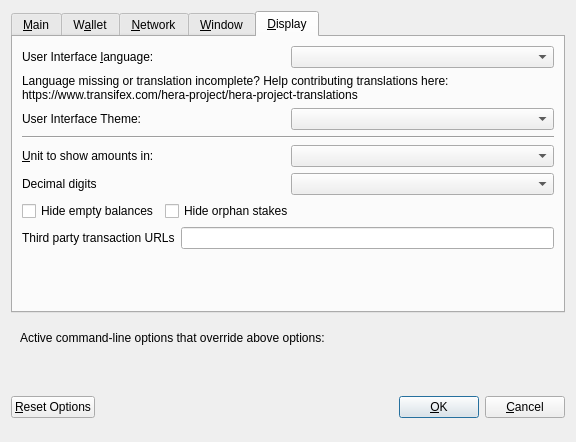
<?xml version="1.0" encoding="UTF-8"?>
<ui version="4.0">
 <class>OptionsDialog</class>
 <widget class="QDialog" name="OptionsDialog">
  <property name="geometry">
   <rect>
    <x>0</x>
    <y>0</y>
    <width>576</width>
    <height>442</height>
   </rect>
  </property>
  <property name="windowTitle">
   <string>Options</string>
  </property>
  <property name="modal">
   <bool>true</bool>
  </property>
  <layout class="QVBoxLayout" name="verticalLayout">
   <item>
    <widget class="QTabWidget" name="tabWidget">
     <property name="currentIndex">
      <number>4</number>
     </property>
     <widget class="QWidget" name="tabMain">
      <attribute name="title">
       <string>&amp;Main</string>
      </attribute>
      <layout class="QVBoxLayout" name="verticalLayout_Main">
       <item>
        <widget class="QCheckBox" name="bitcoinAtStartup">
         <property name="toolTip">
          <string>Automatically start hera after logging in to the system.</string>
         </property>
         <property name="text">
          <string>&amp;Start hera on system login</string>
         </property>
        </widget>
       </item>
       <item>
        <layout class="QHBoxLayout" name="horizontalLayout_2_Main">
         <item>
          <widget class="QLabel" name="databaseCacheLabel">
           <property name="text">
            <string>Size of &amp;database cache</string>
           </property>
           <property name="textFormat">
            <enum>Qt::PlainText</enum>
           </property>
           <property name="buddy">
            <cstring>databaseCache</cstring>
           </property>
          </widget>
         </item>
         <item>
          <widget class="QSpinBox" name="databaseCache"/>
         </item>
         <item>
          <widget class="QLabel" name="databaseCacheUnitLabel">
           <property name="text">
            <string>MB</string>
           </property>
           <property name="textFormat">
            <enum>Qt::PlainText</enum>
           </property>
          </widget>
         </item>
         <item>
          <spacer name="horizontalSpacer_2_Main">
           <property name="orientation">
            <enum>Qt::Horizontal</enum>
           </property>
           <property name="sizeHint" stdset="0">
            <size>
             <width>40</width>
             <height>20</height>
            </size>
           </property>
          </spacer>
         </item>
        </layout>
       </item>
       <item>
        <layout class="QHBoxLayout" name="horizontalLayout_3_Main">
         <item>
          <widget class="QLabel" name="threadsScriptVerifLabel">
           <property name="text">
            <string>Number of script &amp;verification threads</string>
           </property>
           <property name="textFormat">
            <enum>Qt::PlainText</enum>
           </property>
           <property name="buddy">
            <cstring>threadsScriptVerif</cstring>
           </property>
          </widget>
         </item>
         <item>
          <widget class="QSpinBox" name="threadsScriptVerif">
           <property name="toolTip">
            <string>(0 = auto, &lt;0 = leave that many cores free)</string>
           </property>
          </widget>
         </item>
         <item>
          <spacer name="horizontalSpacer_3_Main">
           <property name="orientation">
            <enum>Qt::Horizontal</enum>
           </property>
           <property name="sizeHint" stdset="0">
            <size>
             <width>40</width>
             <height>20</height>
            </size>
           </property>
          </spacer>
         </item>
        </layout>
       </item>
       <item>
        <spacer name="verticalSpacer_2">
         <property name="orientation">
          <enum>Qt::Vertical</enum>
         </property>
         <property name="sizeHint" stdset="0">
          <size>
           <width>20</width>
           <height>40</height>
          </size>
         </property>
        </spacer>
       </item>
       <!--
       <item>
        <widget class="QCheckBox" name="checkBoxZeromintEnable">
         <property name="toolTip">
          <string>Enable automatic minting of hera units to zECA</string>
         </property>
         <property name="layoutDirection">
          <enum>Qt::LeftToRight</enum>
         </property>
         <property name="text">
          <string>Enable zECA Automint</string>
         </property>
        </widget>
       </item>
       <item>
        <layout class="QHBoxLayout" name="horizontalLayout_3">
         <item>
          <widget class="QLabel" name="percentage_label">
           <property name="toolTip">
            <string>Percentage of incoming hera which get automatically converted to zECA via Zerocoin Protocol (min: 10%)</string>
           </property>
           <property name="text">
            <string>Percentage of autominted zECA</string>
           </property>
          </widget>
         </item>
         <item>
          <widget class="QSpinBox" name="zeromintPercentage">
           <property name="minimum">
            <number>1</number>
           </property>
           <property name="maximum">
            <number>100</number>
           </property>
          </widget>
         </item>
        </layout>
       </item>
       <item>
        <layout class="QHBoxLayout" name="horizontalLayout" stretch="0,0">
         <property name="sizeConstraint">
          <enum>QLayout::SetFixedSize</enum>
         </property>
         <item>
          <widget class="QLabel" name="labelPreferredDenom">
           <property name="maximumSize">
            <size>
             <width>16777215</width>
             <height>16777215</height>
            </size>
           </property>
           <property name="toolTip">
            <string>Wait with automatic conversion to Zerocoin until enough hera for this denomination is available</string>
           </property>
           <property name="text">
            <string>Preferred Automint zECA Denomination</string>
           </property>
          </widget>
         </item>
         <item>
          <widget class="QComboBox" name="preferredDenom">
           <property name="maximumSize">
            <size>
             <width>16777215</width>
             <height>27</height>
            </size>
           </property>
           <property name="toolTip">
            <string>Wait with automatic conversion to Zerocoin until enough hera for this denomination is available</string>
           </property>
           <property name="maxVisibleItems">
            <number>9</number>
           </property>
           <property name="maxCount">
            <number>9</number>
           </property>
          </widget>
         </item>
        </layout>
       </item>
      -->
      </layout>
     </widget>
     <widget class="QWidget" name="tabWallet">
      <attribute name="title">
       <string>W&amp;allet</string>
      </attribute>
      <layout class="QVBoxLayout" name="verticalLayout_Wallet">
       <item>
        <layout class="QHBoxLayout" name="horizontalLayout_2_Wallet">
         <item>
          <widget class="QLabel" name="labelStakeSplitThresholdText">
           <property name="text">
            <string>Stake split threshold:</string>
           </property>
          </widget>
         </item>
         <item>
          <widget class="QSpinBox" name="spinBoxStakeSplitThreshold">
           <property name="minimum">
            <number>0</number>
           </property>
           <property name="maximum">
            <number>9999999</number>
           </property>
          </widget>
         </item>
        </layout>
       </item>
       <item>
        <widget class="QGroupBox" name="groupBox">
         <property name="title">
          <string>Expert</string>
         </property>
         <layout class="QVBoxLayout" name="verticalLayout_2">
          <item>
           <widget class="QCheckBox" name="coinControlFeatures">
            <property name="toolTip">
             <string>Whether to show coin control features or not.</string>
            </property>
            <property name="text">
             <string>Enable coin &amp;control features</string>
            </property>
           </widget>
          </item>
          <!--
          <item>
           <widget class="QCheckBox" name="showMasternodesTab">
            <property name="toolTip">
             <string>Show additional tab listing all your masternodes in first sub-tab&lt;br/&gt;and all masternodes on the network in second sub-tab.</string>
            </property>
            <property name="text">
             <string>Show Masternodes Tab</string>
            </property>
           </widget>
          </item>
          -->
          <item>
           <widget class="QCheckBox" name="spendZeroConfChange">
            <property name="toolTip">
             <string>If you disable the spending of unconfirmed change, the change from a transaction&lt;br/&gt;cannot be used until that transaction has at least one confirmation.&lt;br/&gt;This also affects how your balance is computed.</string>
            </property>
            <property name="text">
             <string>&amp;Spend unconfirmed change</string>
            </property>
           </widget>
          </item>
         </layout>
        </widget>
       </item>
       <item>
        <spacer name="verticalSpacer_Wallet">
         <property name="orientation">
          <enum>Qt::Vertical</enum>
         </property>
         <property name="sizeHint" stdset="0">
          <size>
           <width>20</width>
           <height>40</height>
          </size>
         </property>
        </spacer>
       </item>
      </layout>
     </widget>
     <widget class="QWidget" name="tabNetwork">
      <attribute name="title">
       <string>&amp;Network</string>
      </attribute>
      <layout class="QVBoxLayout" name="verticalLayout_Network">
       <item>
        <widget class="QCheckBox" name="mapPortUpnp">
         <property name="toolTip">
          <string>Automatically open the hera client port on the router. This only works when your router supports UPnP and it is enabled.</string>
         </property>
         <property name="text">
          <string>Map port using &amp;UPnP</string>
         </property>
        </widget>
       </item>
       <item>
        <widget class="QCheckBox" name="allowIncoming">
         <property name="toolTip">
          <string>Accept connections from outside</string>
         </property>
         <property name="text">
          <string>Allow incoming connections</string>
         </property>
        </widget>
       </item>
       <item>
        <widget class="QCheckBox" name="connectSocks">
         <property name="toolTip">
          <string>Connect to the hera network through a SOCKS5 proxy.</string>
         </property>
         <property name="text">
          <string>&amp;Connect through SOCKS5 proxy (default proxy):</string>
         </property>
        </widget>
       </item>
       <item>
        <layout class="QHBoxLayout" name="horizontalLayout_1_Network">
         <item>
          <widget class="QLabel" name="proxyIpLabel">
           <property name="text">
            <string>Proxy &amp;IP:</string>
           </property>
           <property name="textFormat">
            <enum>Qt::PlainText</enum>
           </property>
           <property name="buddy">
            <cstring>proxyIp</cstring>
           </property>
          </widget>
         </item>
         <item>
          <widget class="QValidatedLineEdit" name="proxyIp">
           <property name="minimumSize">
            <size>
             <width>140</width>
             <height>0</height>
            </size>
           </property>
           <property name="maximumSize">
            <size>
             <width>140</width>
             <height>16777215</height>
            </size>
           </property>
           <property name="toolTip">
            <string>IP address of the proxy (e.g. IPv4: 127.0.0.1 / IPv6: ::1)</string>
           </property>
          </widget>
         </item>
         <item>
          <widget class="QLabel" name="proxyPortLabel">
           <property name="text">
            <string>&amp;Port:</string>
           </property>
           <property name="textFormat">
            <enum>Qt::PlainText</enum>
           </property>
           <property name="buddy">
            <cstring>proxyPort</cstring>
           </property>
          </widget>
         </item>
         <item>
          <widget class="QLineEdit" name="proxyPort">
           <property name="minimumSize">
            <size>
             <width>55</width>
             <height>0</height>
            </size>
           </property>
           <property name="maximumSize">
            <size>
             <width>55</width>
             <height>16777215</height>
            </size>
           </property>
           <property name="toolTip">
            <string>Port of the proxy (e.g. 9050)</string>
           </property>
          </widget>
         </item>
         <item>
          <spacer name="horizontalSpacer_1_Network">
           <property name="orientation">
            <enum>Qt::Horizontal</enum>
           </property>
           <property name="sizeHint" stdset="0">
            <size>
             <width>40</width>
             <height>20</height>
            </size>
           </property>
          </spacer>
         </item>
        </layout>
       </item>
       <item>
        <spacer name="verticalSpacer_Network">
         <property name="orientation">
          <enum>Qt::Vertical</enum>
         </property>
         <property name="sizeHint" stdset="0">
          <size>
           <width>20</width>
           <height>40</height>
          </size>
         </property>
        </spacer>
       </item>
      </layout>
     </widget>
     <widget class="QWidget" name="tabWindow">
      <attribute name="title">
       <string>&amp;Window</string>
      </attribute>
      <layout class="QVBoxLayout" name="verticalLayout_Window">
       <item>
        <widget class="QCheckBox" name="minimizeToTray">
         <property name="toolTip">
          <string>Show only a tray icon after minimizing the window.</string>
         </property>
         <property name="text">
          <string>&amp;Minimize to the tray instead of the taskbar</string>
         </property>
        </widget>
       </item>
       <item>
        <widget class="QCheckBox" name="minimizeOnClose">
         <property name="toolTip">
          <string>Minimize instead of exit the application when the window is closed. When this option is enabled, the application will be closed only after selecting Quit in the menu.</string>
         </property>
         <property name="text">
          <string>M&amp;inimize on close</string>
         </property>
        </widget>
       </item>
       <item>
        <spacer name="verticalSpacer_Window">
         <property name="orientation">
          <enum>Qt::Vertical</enum>
         </property>
         <property name="sizeHint" stdset="0">
          <size>
           <width>20</width>
           <height>40</height>
          </size>
         </property>
        </spacer>
       </item>
      </layout>
     </widget>
     <widget class="QWidget" name="tabDisplay">
      <attribute name="title">
       <string>&amp;Display</string>
      </attribute>
      <layout class="QVBoxLayout" name="verticalLayout_Display">
       <item>
        <layout class="QHBoxLayout" name="horizontalLayout_1_Display">
         <item>
          <widget class="QLabel" name="langLabel">
           <property name="text">
            <string>User Interface &amp;language:</string>
           </property>
           <property name="textFormat">
            <enum>Qt::PlainText</enum>
           </property>
           <property name="buddy">
            <cstring>lang</cstring>
           </property>
          </widget>
         </item>
         <item>
          <widget class="QValueComboBox" name="lang">
           <property name="toolTip">
            <string>The user interface language can be set here. This setting will take effect after restarting hera.</string>
           </property>
          </widget>
         </item>
        </layout>
       </item>
       <item>
        <widget class="QLabel" name="label_3">
         <property name="toolTip">
          <string notr="true"/>
         </property>
         <property name="statusTip">
          <string notr="true"/>
         </property>
         <property name="whatsThis">
          <string notr="true"/>
         </property>
         <property name="accessibleName">
          <string notr="true"/>
         </property>
         <property name="text">
          <string>Language missing or translation incomplete? Help contributing translations here:
https://www.transifex.com/hera-project/hera-project-translations</string>
         </property>
         <property name="wordWrap">
          <bool>true</bool>
         </property>
         <property name="openExternalLinks">
          <bool>true</bool>
         </property>
         <property name="textInteractionFlags">
          <set>Qt::TextBrowserInteraction</set>
         </property>
        </widget>
       </item>
       <item>
        <layout class="QHBoxLayout" name="horizontalLayout_2_Display" stretch="0,0">
         <item>
          <widget class="QLabel" name="themeLabel">
           <property name="text">
            <string>User Interface Theme:</string>
           </property>
          </widget>
         </item>
         <item>
          <widget class="QValueComboBox" name="theme"/>
         </item>
        </layout>
       </item>
       <item>
        <widget class="Line" name="line">
         <property name="orientation">
          <enum>Qt::Horizontal</enum>
         </property>
        </widget>
       </item>
       <item>
        <layout class="QHBoxLayout" name="horizontalLayout_3_Display">
         <item>
          <widget class="QLabel" name="unitLabel">
           <property name="text">
            <string>&amp;Unit to show amounts in:</string>
           </property>
           <property name="textFormat">
            <enum>Qt::PlainText</enum>
           </property>
           <property name="buddy">
            <cstring>unit</cstring>
           </property>
          </widget>
         </item>
         <item>
          <widget class="QValueComboBox" name="unit">
           <property name="toolTip">
            <string>Choose the default subdivision unit to show in the interface and when sending coins.</string>
           </property>
          </widget>
         </item>
        </layout>
       </item>
       <item>
        <layout class="QHBoxLayout" name="horizontalLayout_4_Display">
         <item>
          <widget class="QLabel" name="digitsLabel">
           <property name="text">
            <string>Decimal digits</string>
           </property>
          </widget>
         </item>
         <item>
          <widget class="QValueComboBox" name="digits"/>
         </item>
        </layout>
       </item>
       <item>
        <layout class="QHBoxLayout" name="horizontalLayout_5_Display">
         <item>
          <widget class="QCheckBox" name="checkBoxHideZeroBalances">
           <property name="toolTip">
            <string>Hide empty balances</string>
           </property>
           <property name="layoutDirection">
            <enum>Qt::LeftToRight</enum>
           </property>
           <property name="text">
            <string>Hide empty balances</string>
           </property>
          </widget>
         </item>
         <item>
          <widget class="QCheckBox" name="checkBoxHideOrphans">
           <property name="toolTip">
            <string>Hide orphan stakes in transaction lists</string>
           </property>
           <property name="text">
            <string>Hide orphan stakes</string>
           </property>
          </widget>
         </item>
         <item>
          <spacer name="horizontalSpacer">
           <property name="orientation">
            <enum>Qt::Horizontal</enum>
           </property>
           <property name="sizeHint" stdset="0">
            <size>
             <width>40</width>
             <height>20</height>
            </size>
           </property>
          </spacer>
         </item>
        </layout>
       </item>
       <item>
        <layout class="QHBoxLayout" name="horizontalLayout_6_Display">
         <item>
          <widget class="QLabel" name="thirdPartyTxUrlsLabel">
           <property name="toolTip">
            <string>Third party URLs (e.g. a block explorer) that appear in the transactions tab as context menu items. %s in the URL is replaced by transaction hash. Multiple URLs are separated by vertical bar |.</string>
           </property>
           <property name="text">
            <string>Third party transaction URLs</string>
           </property>
           <property name="buddy">
            <cstring>thirdPartyTxUrls</cstring>
           </property>
          </widget>
         </item>
         <item>
          <widget class="QLineEdit" name="thirdPartyTxUrls">
           <property name="toolTip">
            <string>Third party URLs (e.g. a block explorer) that appear in the transactions tab as context menu items. %s in the URL is replaced by transaction hash. Multiple URLs are separated by vertical bar |.</string>
           </property>
          </widget>
         </item>
        </layout>
       </item>
       <item>
        <spacer name="verticalSpacer">
         <property name="orientation">
          <enum>Qt::Vertical</enum>
         </property>
         <property name="sizeHint" stdset="0">
          <size>
           <width>20</width>
           <height>40</height>
          </size>
         </property>
        </spacer>
       </item>
      </layout>
     </widget>
    </widget>
   </item>
   <item>
    <widget class="QFrame" name="frame">
     <layout class="QVBoxLayout" name="verticalLayout_Bottom">
      <item>
       <layout class="QHBoxLayout" name="horizontalLayout_Bottom">
        <item>
         <widget class="QLabel" name="overriddenByCommandLineInfoLabel">
          <property name="text">
           <string>Active command-line options that override above options:</string>
          </property>
          <property name="textFormat">
           <enum>Qt::PlainText</enum>
          </property>
         </widget>
        </item>
        <item>
         <spacer name="horizontalSpacer_Bottom">
          <property name="orientation">
           <enum>Qt::Horizontal</enum>
          </property>
          <property name="sizeHint" stdset="0">
           <size>
            <width>40</width>
            <height>20</height>
           </size>
          </property>
         </spacer>
        </item>
       </layout>
      </item>
      <item>
       <widget class="QLabel" name="overriddenByCommandLineLabel">
        <property name="text">
         <string/>
        </property>
        <property name="textFormat">
         <enum>Qt::PlainText</enum>
        </property>
        <property name="wordWrap">
         <bool>true</bool>
        </property>
       </widget>
      </item>
     </layout>
    </widget>
   </item>
   <item>
    <layout class="QHBoxLayout" name="horizontalLayout_Buttons">
     <item>
      <widget class="QPushButton" name="resetButton">
       <property name="toolTip">
        <string>Reset all client options to default.</string>
       </property>
       <property name="text">
        <string>&amp;Reset Options</string>
       </property>
       <property name="autoDefault">
        <bool>false</bool>
       </property>
      </widget>
     </item>
     <item>
      <spacer name="horizontalSpacer_1">
       <property name="orientation">
        <enum>Qt::Horizontal</enum>
       </property>
       <property name="sizeHint" stdset="0">
        <size>
         <width>40</width>
         <height>48</height>
        </size>
       </property>
      </spacer>
     </item>
     <item>
      <widget class="QLabel" name="statusLabel">
       <property name="minimumSize">
        <size>
         <width>200</width>
         <height>0</height>
        </size>
       </property>
       <property name="font">
        <font>
         <weight>75</weight>
         <bold>true</bold>
        </font>
       </property>
       <property name="text">
        <string/>
       </property>
       <property name="textFormat">
        <enum>Qt::PlainText</enum>
       </property>
       <property name="wordWrap">
        <bool>true</bool>
       </property>
      </widget>
     </item>
     <item>
      <spacer name="horizontalSpacer_2">
       <property name="orientation">
        <enum>Qt::Horizontal</enum>
       </property>
       <property name="sizeHint" stdset="0">
        <size>
         <width>40</width>
         <height>48</height>
        </size>
       </property>
      </spacer>
     </item>
     <item>
      <widget class="QPushButton" name="okButton">
       <property name="text">
        <string>&amp;OK</string>
       </property>
       <property name="autoDefault">
        <bool>false</bool>
       </property>
       <property name="default">
        <bool>true</bool>
       </property>
      </widget>
     </item>
     <item>
      <widget class="QPushButton" name="cancelButton">
       <property name="text">
        <string>&amp;Cancel</string>
       </property>
       <property name="autoDefault">
        <bool>false</bool>
       </property>
      </widget>
     </item>
    </layout>
   </item>
  </layout>
 </widget>
 <customwidgets>
  <customwidget>
   <class>QValidatedLineEdit</class>
   <extends>QLineEdit</extends>
   <header>qvalidatedlineedit.h</header>
  </customwidget>
  <customwidget>
   <class>QValueComboBox</class>
   <extends>QComboBox</extends>
   <header>qvaluecombobox.h</header>
  </customwidget>
 </customwidgets>
 <resources/>
 <connections/>
</ui>
